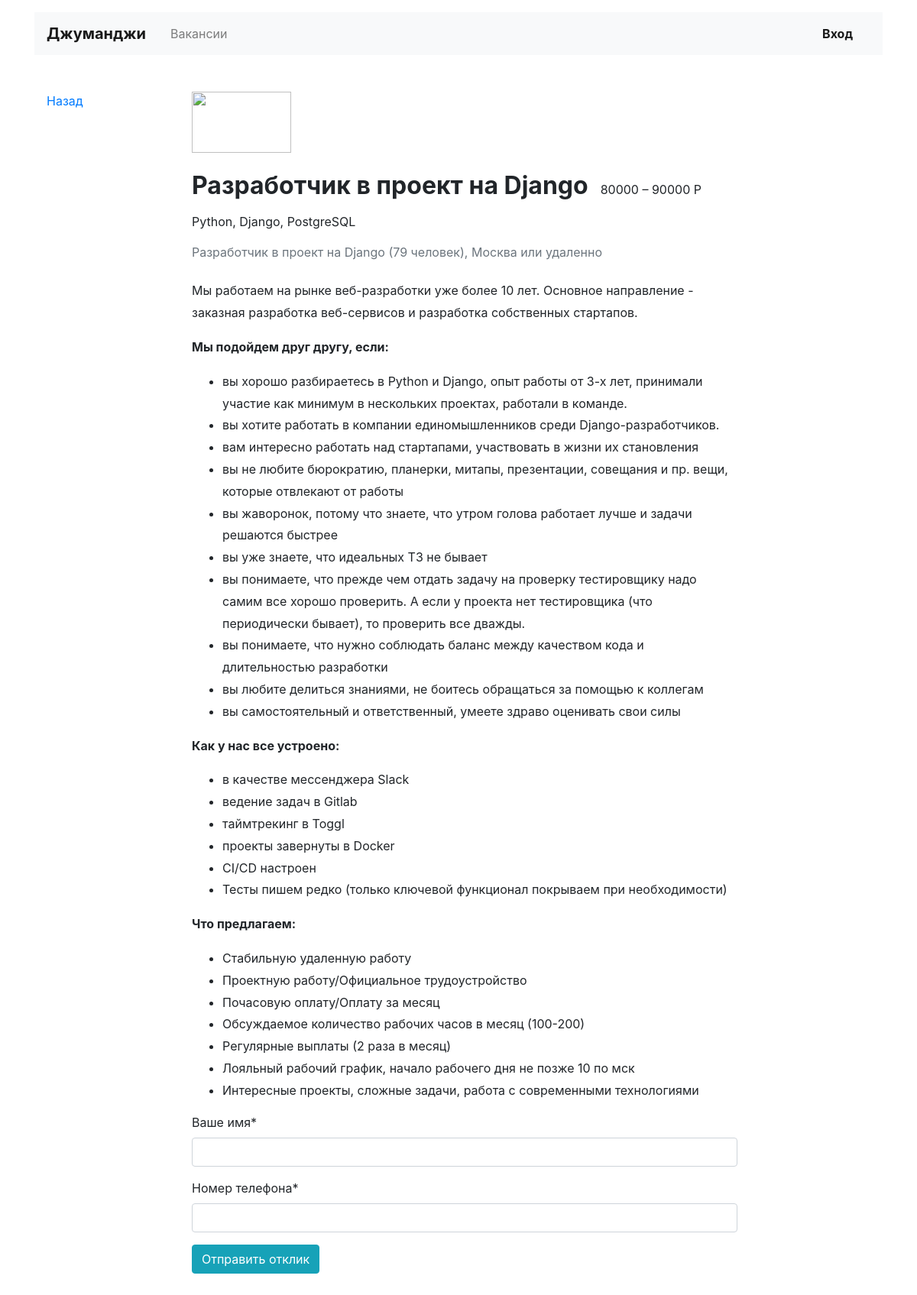
/vacancies/2/, run on the app's committed database.
### vacancies/models.py (models this page shows, shortened)
class Vacancy(models.Model):
    title = models.CharField(max_length=70)
    specialty = models.ForeignKey(Specialty, on_delete=models.CASCADE, related_name="vacancies")
    company = models.ForeignKey(Company, on_delete=models.CASCADE, related_name="vacancies")
    skills = models.CharField(max_length=80)
    description = models.TextField()
    salary_min = models.IntegerField()
    salary_max = models.IntegerField()
    published_at = models.DateField()

class Company(models.Model):
    title = models.CharField(max_length=50)
    location = models.CharField(max_length=45)
    logo = models.ImageField(upload_to=MEDIA_COMPANY_IMAGE_DIR)
    description = models.TextField()
    employee_count = models.IntegerField()
    owner = models.OneToOneField(get_user_model(), on_delete=models.CASCADE, null=True)

### vacancies/views/vacancies.py (the view, shortened to what this page needs)
# urls.py: path('vacancies/<pk>/', ApplicationSendView.as_view(), name='application_vacancy'),
class ApplicationSendView(View):
    def get(self, request, pk):
        vacancy = get_object_or_404(Vacancy, pk=pk)
        return render(request, 'vacancies/vacancy.html', context={
            'form': ApplicationSendForm,
            'vacancy': vacancy,
        })

### vacancies/templates/vacancies/vacancy.html (shortened to what this page needs)
{% extends "vacancies/base.html" %}
{% block container %}
  <link rel="stylesheet" href="https://stackpath.bootstrapcdn.com/bootstrap/4.3.1/css/bootstrap.min.css">
</head>
{% load crispy_forms_tags %}
<body>
  <header class="container mt-3">
    <nav class="navbar navbar-expand-lg navbar-light bg-light">
      <a class="navbar-brand mr-4 font-weight-bold" href="/">Джуманджи</a>
      <div class="collapse navbar-collapse justify-content-between" id="navbarNav">
        <ul class="navbar-nav col-10">
          <li class="nav-item">
            <a class="nav-link" href="{% url 'vacancies' %}">Вакансии</a>
          </li>
        </ul>
        <ul class="navbar-nav col-2 justify-content-end">
          <li class="nav-item active">
            {% if user.is_authenticated %}
              <a href="{% url 'mycompany' %}" class="nav-link font-weight-bold">{{ user.username }}</a>
            {% else %}
              <a href="{% url 'login' %}" class="nav-link font-weight-bold">Вход</a>
            {% endif %}
          </li>
        </ul>
      </div>
    </nav>
  </header>
  <main class="container mt-3 pb-5">
    <div class="row mt-5">
      <div class="col-12 col-lg-2">
        <div class="pl-3 mb-5">
          <p><a href="{% url 'vacancies' %}">Назад</a></p>
        </div>
      </div>
      <div class="col-12 col-lg-8">
        <section class="pl-3">
            <a href="#"><img src="https://place-hold.it/130x80" width="130" height="80" alt=""></a>
            <div class="d-flex align-items-baseline align-content-baseline">
              <h1 class="h2 mt-4 font-weight-bold" >{{ vacancy.title }}</h1>
              <p class="m-0 pl-3">{{ vacancy.salary_min }} – {{ vacancy.salary_max }} Р</p>
            </div>
            <p class="mt-2">{{ vacancy.skills }}</p>
            <p class="text-muted mb-4">{{ vacancy.title }} ({{ vacancy.company.employee_count }} человек), {{ vacancy.company.location }} или удаленно</p>
            <div style="line-height: 1.8;">
              {{ vacancy.description|safe }}
            </div>
            <div class="form-group">
                <form action="" method="post">
                  {{ form|crispy }}
                  <input type="submit" class="btn btn-info" value="Отправить отклик" />
                </form>
            </div>
        </section>
      </div>
    </div>
  </main>
  {% endblock %}

### data on the page
Vacancy: title "Разработчик в проект на Django", salary_min "80000", salary_max "90000", skills "Python, Django, PostgreSQL", company.employee_count "79", company.location "Москва", description "Мы работаем на рынке веб-разработки уже более 10 лет. Основное направление - заказная разработка веб-сервисов и разработка собственных стартапов. Мы подойдем друг другу, если: вы хорошо разбираетесь в Python и Django, опыт работы от 3-х лет, принимали участие как минимум в нескольких проектах, работали в команде. вы хотите работать в компании единомышленников среди Django-разработчиков. вам интересно работать над стартапами, участвовать в жизни их становления вы не любите бюрократию, планерки, митапы, презентации, совещания и пр. вещи, которые отвлекают от работы вы жаворонок, потому что знаете, что утром голова работает лучше и задачи решаются быстрее вы уже знаете, что идеальных ТЗ не…"
